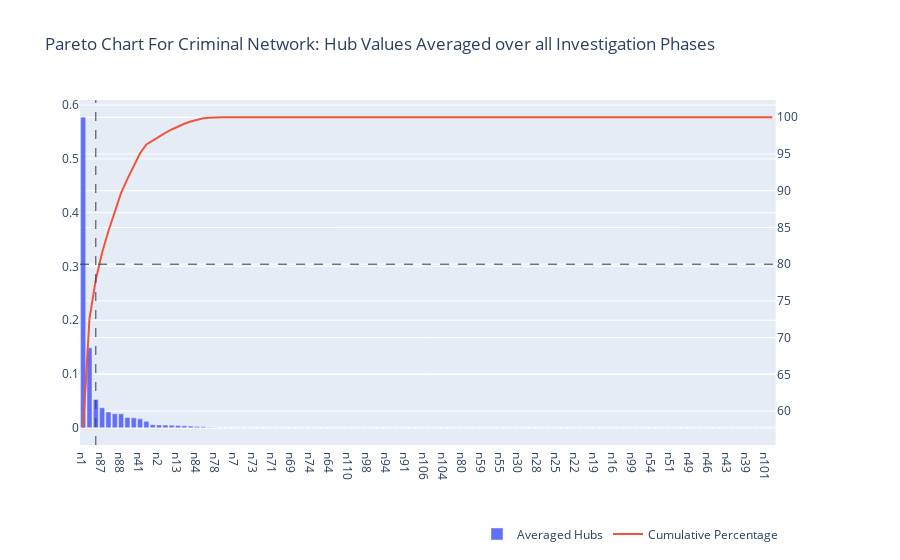

Notebook code for this chart:
### Code cell
fig = make_subplots(specs=[[{"secondary_y": True}]])
fig.add_trace(
    go.Bar(
        x = dc_frame.player,
        y = dc_frame.averaged_hubs,
        name = "Averaged Hubs"
    ),
    secondary_y = False
)
fig.add_trace(
    go.Scatter(
        x = dc_frame.player,
        y = dc_frame.cumulative_percent,
        name = "Cumulative Percentage"
    ),
    secondary_y = True
)
fig.add_hline(
    y = 80,
    secondary_y = True,
    line_width=1,
    line_dash="dash"
)
fig.add_vline(
    x = 'n12',
    secondary_y = True,
    line_width=1,
    line_dash="dash"
)
fig.update_layout(legend=dict(
    orientation="h",
    # entrywidth=70,
    yanchor="bottom",
    y=-0.3,
    xanchor="right",
    x=0.95
))
fig.update_layout(
    title_text = "Pareto Chart For Criminal Network: Hub Values Averaged over all Investigation Phases"
)
fig.show()

### Figure 1 — Plotly figure (JSON) as saved in the notebook; plotly's stock layout.template omitted (floating-point values rounded to 4 significant figures)
{"data": [{"name": "Averaged Hubs", "type": "bar", "x": ["n1", "n3", "n12", "n87", "n83", "n85", "n88", "n76", "n37", "n41", "n82", "n89", "n2", "n5", "n32", "n13", "n86", "n8", "n84", "n4", "n96", "n78", "n14", "n11", "n7", "n107", "n62", "n73", "n72", "n6", "n71", "n70", "n60", "n69", "n61", "n68", "n74", "n66", "n65", "n64", "n63", "n67", "n110", "n75", "n9", "n98", "n97", "n95", "n94", "n93", "n92", "n91", "n90", "n100", "n106", "n102", "n103", "n104", "n105", "n81", "n80", "n58", "n77", "n59", "n56", "n57", "n55", "n33", "n31", "n30", "n109", "n29", "n28", "n27", "n26", "n25", "n24", "n23", "n22", "n21", "n20", "n19", "n18", "n17", "n16", "n15", "n34", "n99", "n35", "n36", "n54", "n53", "n52", "n51", "n50", "n10", "n49", "n48", "n47", "n46", "n45", "n44", "n43", "n42", "n40", "n39", "n38", "n108", "n101", "n79"], "xaxis": "x", "y": [0.5774, 0.1487, 0.05267, 0.03717, 0.02928, 0.02602, 0.02586, 0.01902, 0.01837, 0.01653, 0.01191, 0.005597, 0.005223, 0.004901, 0.004717, 0.004294, 0.003555, 0.003072, 0.002403, 0.002007, 0.0008086, 0.0005153, 1.337e-18, 3.909e-19, 3.21e-19, 4.341e-20, 0, 0, 0, 0, 0, 0, 0, 0, 0, 0, 0, 0, 0, 0, 0, 0, 0, 0, 0, 0, 0, 0, 0, 0, 0, 0, 0, 0, 0, 0, 0, 0, 0, 0, 0, 0, 0, 0, 0, 0, 0, 0, 0, 0, 0, 0, 0, 0, 0, 0, 0, 0, 0, 0, 0, 0, 0, 0, 0, 0, 0, 0, 0, 0, 0, 0, 0, 0, 0, 0, 0, 0, 0, 0, 0, 0, 0, 0, 0, 0, 0, 0, -2.224e-18, -3.603e-18], "yaxis": "y"}, {"name": "Cumulative Percentage", "type": "scatter", "x": ["n1", "n3", "n12", "n87", "n83", "n85", "n88", "n76", "n37", "n41", "n82", "n89", "n2", "n5", "n32", "n13", "n86", "n8", "n84", "n4", "n96", "n78", "n14", "n11", "n7", "n107", "n62", "n73", "n72", "n6", "n71", "n70", "n60", "n69", "n61", "n68", "n74", "n66", "n65", "n64", "n63", "n67", "n110", "n75", "n9", "n98", "n97", "n95", "n94", "n93", "n92", "n91", "n90", "n100", "n106", "n102", "n103", "n104", "n105", "n81", "n80", "n58", "n77", "n59", "n56", "n57", "n55", "n33", "n31", "n30", "n109", "n29", "n28", "n27", "n26", "n25", "n24", "n23", "n22", "n21", "n20", "n19", "n18", "n17", "n16", "n15", "n34", "n99", "n35", "n36", "n54", "n53", "n52", "n51", "n50", "n10", "n49", "n48", "n47", "n46", "n45", "n44", "n43", "n42", "n40", "n39", "n38", "n108", "n101", "n79"], "xaxis": "x", "y": [57.74, 72.61, 77.87, 81.59, 84.52, 87.12, 89.71, 91.61, 93.45, 95.1, 96.29, 96.85, 97.37, 97.86, 98.33, 98.76, 99.12, 99.43, 99.67, 99.87, 99.95, 100.0, 100.0, 100.0, 100.0, 100.0, 100.0, 100.0, 100.0, 100.0, 100.0, 100.0, 100.0, 100.0, 100.0, 100.0, 100.0, 100.0, 100.0, 100.0, 100.0, 100.0, 100.0, 100.0, 100.0, 100.0, 100.0, 100.0, 100.0, 100.0, 100.0, 100.0, 100.0, 100.0, 100.0, 100.0, 100.0, 100.0, 100.0, 100.0, 100.0, 100.0, 100.0, 100.0, 100.0, 100.0, 100.0, 100.0, 100.0, 100.0, 100.0, 100.0, 100.0, 100.0, 100.0, 100.0, 100.0, 100.0, 100.0, 100.0, 100.0, 100.0, 100.0, 100.0, 100.0, 100.0, 100.0, 100.0, 100.0, 100.0, 100.0, 100.0, 100.0, 100.0, 100.0, 100.0, 100.0, 100.0, 100.0, 100.0, 100.0, 100.0, 100.0, 100.0, 100.0, 100.0, 100.0, 100.0, 100.0, 100.0], "yaxis": "y2"}], "layout": {"legend": {"orientation": "h", "x": 0.95, "xanchor": "right", "y": -0.3, "yanchor": "bottom"}, "shapes": [{"line": {"dash": "dash", "width": 1}, "type": "line", "x0": 0, "x1": 1, "xref": "x domain", "y0": 80, "y1": 80, "yref": "y2"}, {"line": {"dash": "dash", "width": 1}, "type": "line", "x0": "n12", "x1": "n12", "xref": "x", "y0": 0, "y1": 1, "yref": "y2 domain"}], "title": {"text": "Pareto Chart For Criminal Network: Hub Values Averaged over all Investigation Phases"}, "xaxis": {"anchor": "y", "domain": [0, 0.94]}, "yaxis": {"anchor": "x", "domain": [0, 1]}, "yaxis2": {"anchor": "x", "overlaying": "y", "side": "right"}}}
